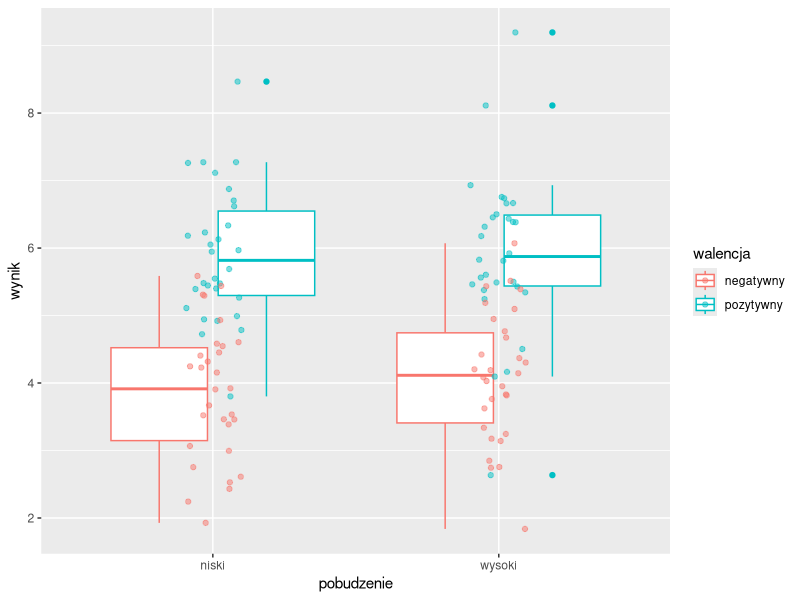
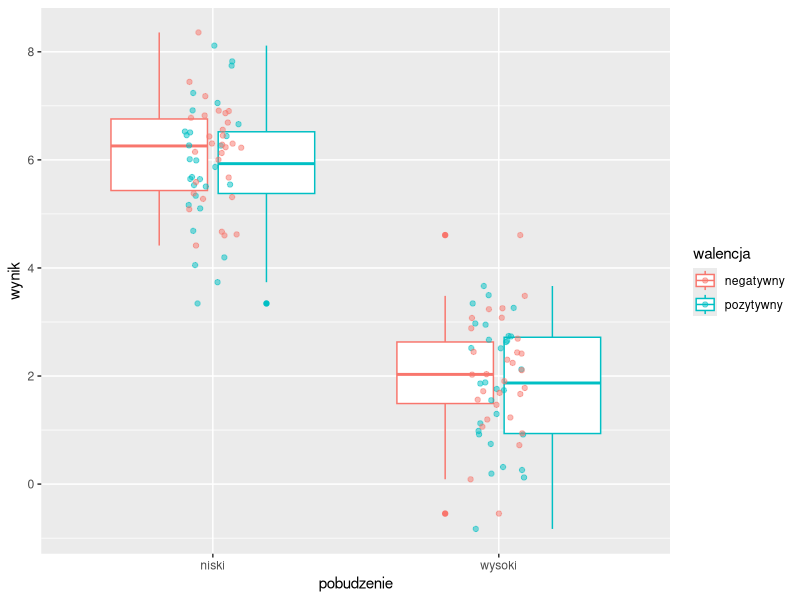
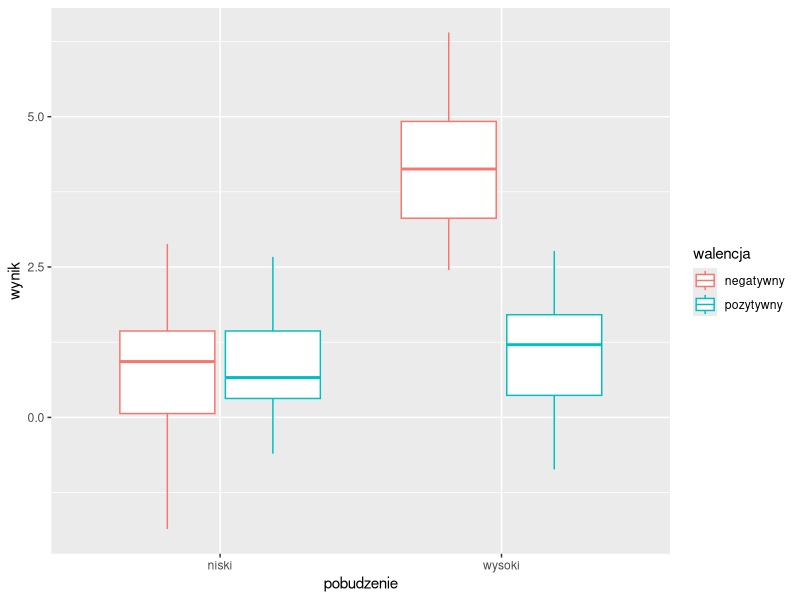
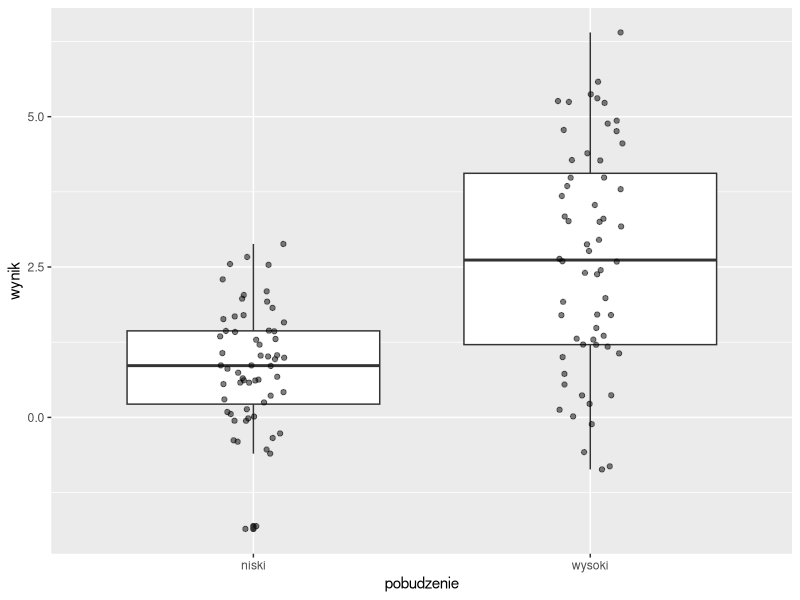
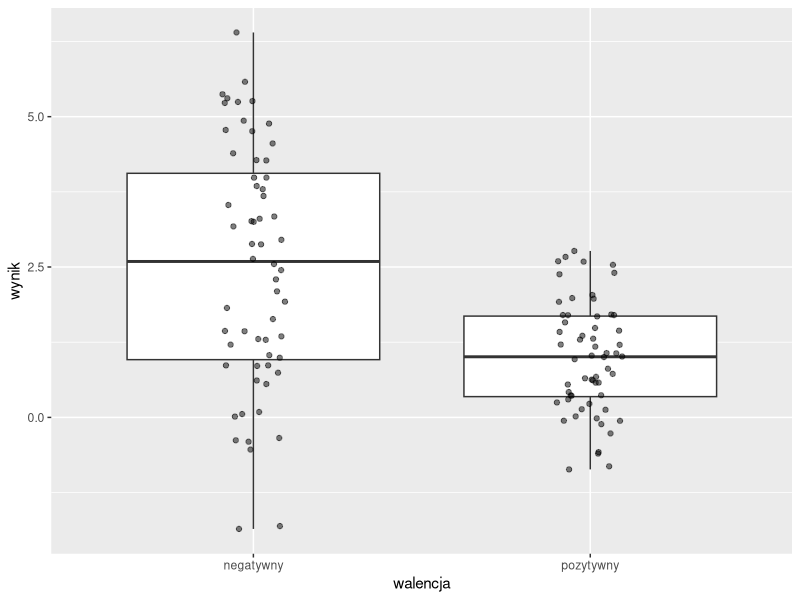
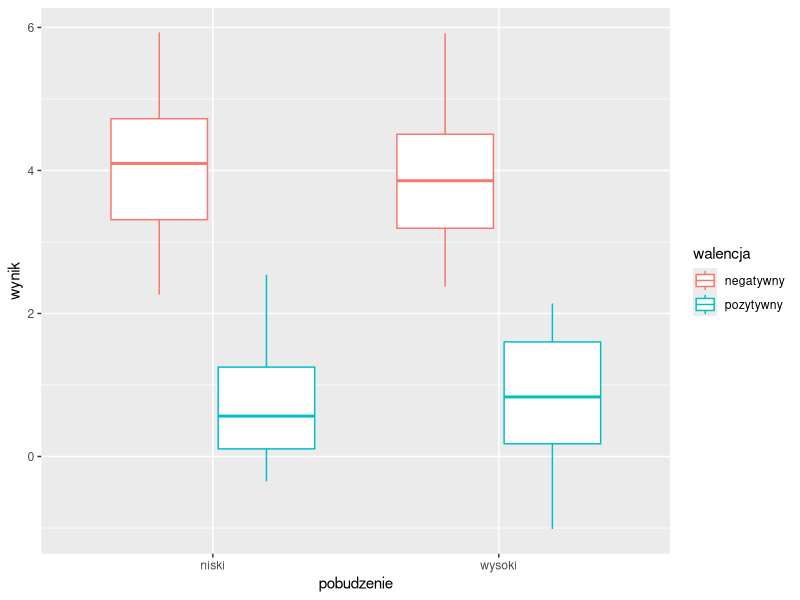
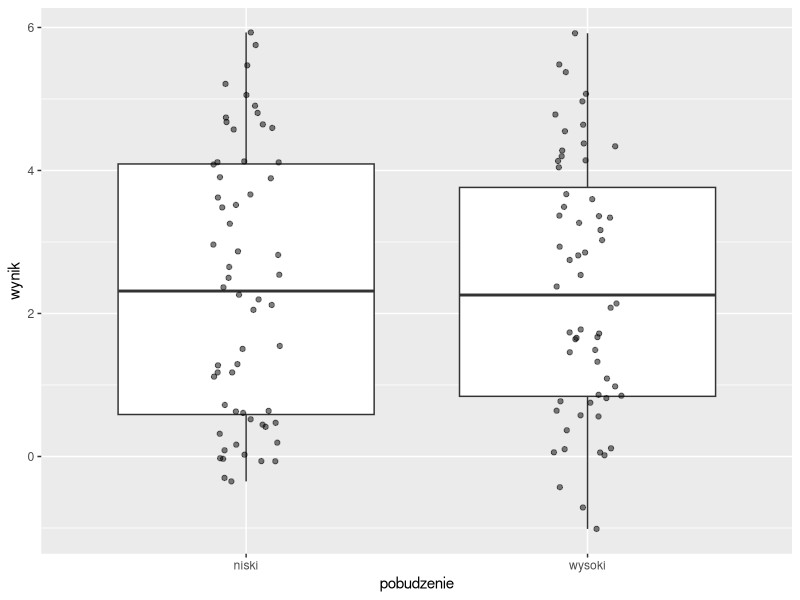
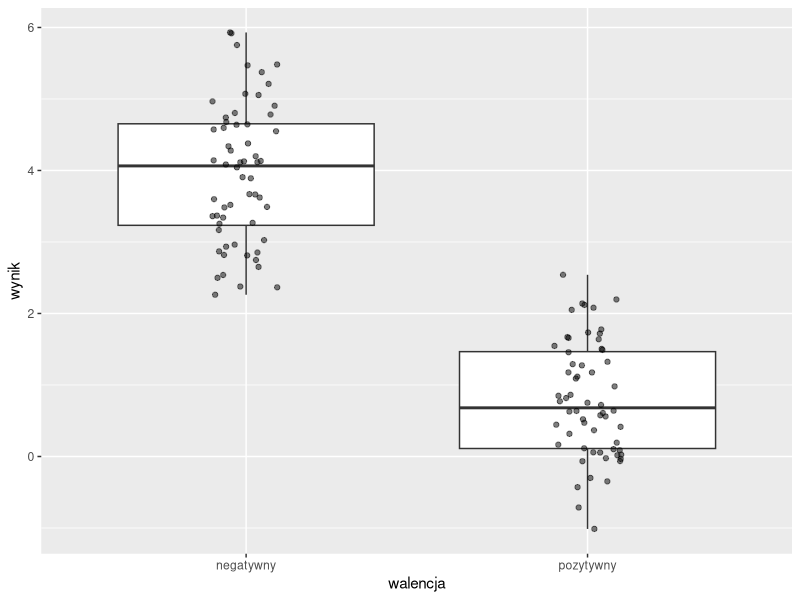

These charts were generated, in order, by the following R code:
library(dplyr)
library(ggplot2)
library(readr)
library(lme4)
library(lmerTest)
library(emmeans)

df <- read_csv("dane1.csv")

df
df %>% 
  group_by(pobudzenie, walencja) %>% 
  summarize(M = mean(wynik), SD = sd(wynik))

ggplot(df, aes(x = pobudzenie, y = wynik, color = walencja)) +
  geom_boxplot() + 
  geom_jitter(width = .1, alpha = .5)

aov(wynik ~ pobudzenie + walencja + pobudzenie:walencja, data = df) %>% 
  summary()

# efekt prosty walencji przy niskim pobudzeniu
# efekt prosty walencji przy wysokim pobudzeniu
# brak efektu prostego pobudzenia przy negatywnej walencji
# brak efektu prostego pobudzenia przy pozytywnej walencji

# istotny efekt główny walencji
# brak efektu głównego pobudzenia
# brak efektu interakcji




df2 <- read_csv("dane2.csv")


df2 %>% 
  group_by(pobudzenie, walencja) %>% 
  summarize(M = mean(wynik), SD = sd(wynik))


ggplot(df2, aes(x = pobudzenie, y = wynik, color = walencja)) +
  geom_boxplot() + 
  geom_jitter(width = .1, alpha = .5)

aov(wynik ~ pobudzenie + walencja + pobudzenie:walencja, data = df2) %>% 
  summary()

# efekt prosty pobudzenia przy pozytywnej walencji
# efekt prosty pobudzenia przy negatywnej walencji
# brak efektu prostego walencji przy niskim pobudzeniu
# brak efektu prostego walencji przy wysokim pobudzeniu
# efekt główny pobudzenia
# brak efektu głównego walencji
# brak efektu interakcji
# 

df3 <- read_csv("dane3.csv")


df3 %>% 
  group_by(pobudzenie, walencja) %>% 
  summarize(M = mean(wynik), SD = sd(wynik))


ggplot(df3, aes(x = pobudzenie, y = wynik, color = walencja)) +
  geom_boxplot()

ggplot(df3, aes(x = pobudzenie, y = wynik)) +
  geom_boxplot() + 
  geom_jitter(width = .1, alpha = .5)

ggplot(df3, aes(x = walencja, y = wynik)) +
  geom_boxplot() + 
  geom_jitter(width = .1, alpha = .5)

aov(wynik ~ pobudzenie + walencja + pobudzenie:walencja, data = df3) %>% 
  summary()

# efekt główny pobudzenia
# efekt główny walencji
# efekt interakcji pobudzenia i walencji


df4 <- read_csv("dane4.csv")


df4 %>% 
  group_by(pobudzenie, walencja) %>% 
  summarize(M = mean(wynik), SD = sd(wynik))


ggplot(df4, aes(x = pobudzenie, y = wynik, color = walencja)) +
  geom_boxplot()

ggplot(df4, aes(x = pobudzenie, y = wynik)) +
  geom_boxplot() + 
  geom_jitter(width = .1, alpha = .5)

ggplot(df4, aes(x = walencja, y = wynik)) +
  geom_boxplot() + 
  geom_jitter(width = .1, alpha = .5)

aov(wynik ~ pobudzenie + walencja + pobudzenie:walencja, data = df4) %>% 
  summary()

# Istotny efekt prosty walencji dla niskiego pobudzenia
# Istotny efekt prosty walencji dla wysokiego pobudzenia
# Brak efektu prostego pobudzenia dla pozytywnej walencji
# Brak efektu prostego pobudzenia dla negatywnej walencji
# Istotny efekt główny walencji
# Nieistotny efekt główny pobudzenia
# Nieistotny efekt interakcji

df5 <- read_csv("dane5.csv")


df5 %>% 
  group_by(pobudzenie, walencja) %>% 
  summarize(M = mean(wynik), SD = sd(wynik))


ggplot(df5, aes(x = pobudzenie, y = wynik, color = walencja)) +
  geom_boxplot()

ggplot(df5, aes(x = pobudzenie, y = wynik)) +
  geom_boxplot() + 
  geom_jitter(width = .1, alpha = .5)

ggplot(df5, aes(x = walencja, y = wynik)) +
  geom_boxplot() + 
  geom_jitter(width = .1, alpha = .5)

aov(wynik ~ pobudzenie + walencja + pobudzenie:walencja, data = df5) %>% 
  summary()

# Efekt prosty walencji przy niskim pobudzeniu
# Brak efektu prostego walencji przy wysokim pobudzeniu
# Efekt prosty pobudzenia przy pozytywnej walencji
# Efekt prosty pobudzenia przy negatywnej
# Brak efektu głównego pobudzenia
# Efekt główny walencji
# istotny efekt interakcji

df6 <- read_csv("dane6.csv")


df6 %>% 
  group_by(pobudzenie, walencja) %>% 
  summarize(M = mean(wynik), SD = sd(wynik))


ggplot(df6, aes(x = pobudzenie, y = wynik, color = walencja)) +
  geom_boxplot()

ggplot(df6, aes(x = pobudzenie, y = wynik)) +
  geom_boxplot() + 
  geom_jitter(width = .1, alpha = .5)

ggplot(df6, aes(x = walencja, y = wynik)) +
  geom_boxplot() + 
  geom_jitter(width = .1, alpha = .5)

# Efekt prosty walencji przy niskim pobudzeniu
# Efekt prosty walencji przy wysokim pobudzeniu
# Efekt prosty pobudzenia przy negatywnej walencji
# Efekt prosty pobudzenia przy pozytywnej walencji
# Brak efektu głównego pobudzenia
# Brak efektu głównego walencji
# Istotny efekt interakcji

aov(wynik ~ pobudzenie + walencja + pobudzenie:walencja, data = df6) %>% 
  summary()


# symulacja pełnego planu z powtarzanym pomiarem
df6$pid <- c(c(1:30), c(1:30), c(1:30), c(1:30))

df6 %>% group_by(pid) %>% count(pobudzenie, walencja)

lmer_model <- lmer(wynik ~ pobudzenie + walencja + pobudzenie:walencja + (1|pid), data = df6)
anova(lmer_model)

emm <- emmeans(lmer_model, ~ pobudzenie*walencja)
pairs(emm, simple="each")
